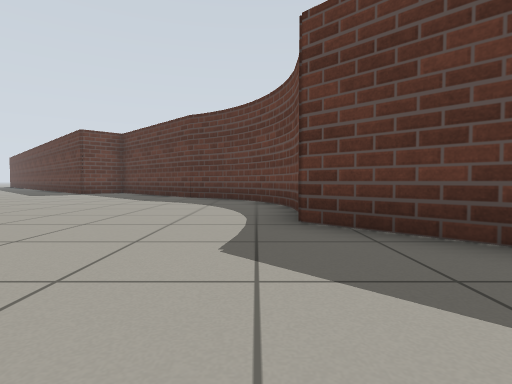
view 1 (above)

24 first-person views from a walk through a Gazebo world. The camera is 0.5 m above the floor, tilts 2° down and sees 80° across. The lines on the ground mark 1 m squares. The floor is counted in squares, 1 m on a side. Each view is taken from the middle of a square. On the plan, view 1 faces up. The plan holds only what a view shows up to about 9 squares ahead; the rest is blank.

view 2
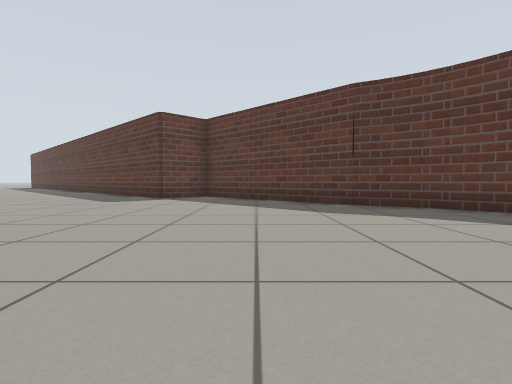

view 3
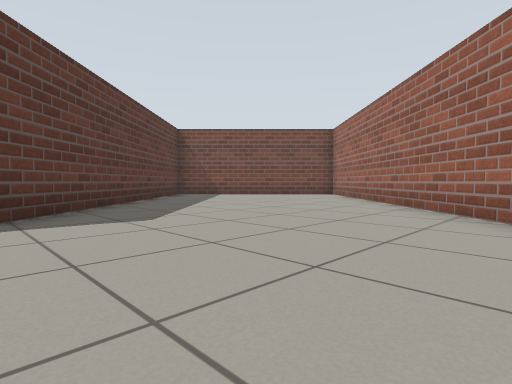

view 4
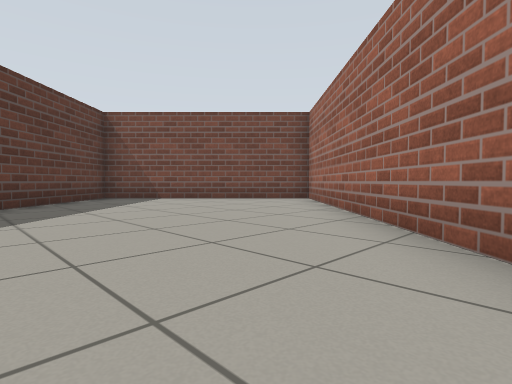

view 5
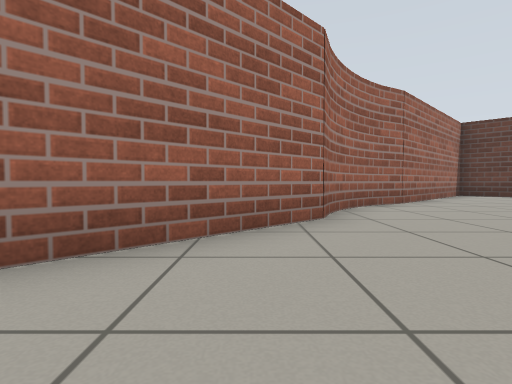

view 6
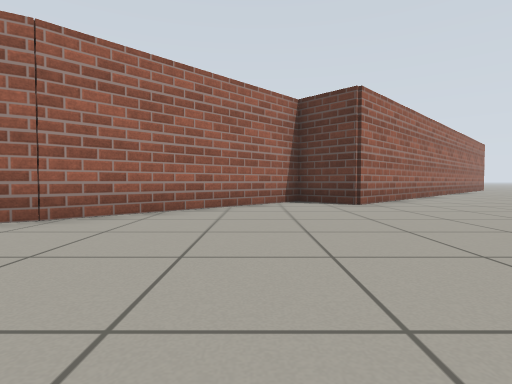

view 7
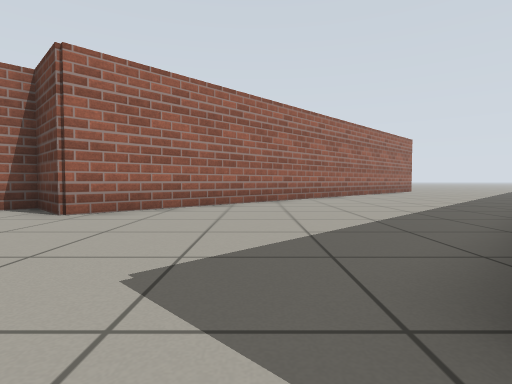

view 8
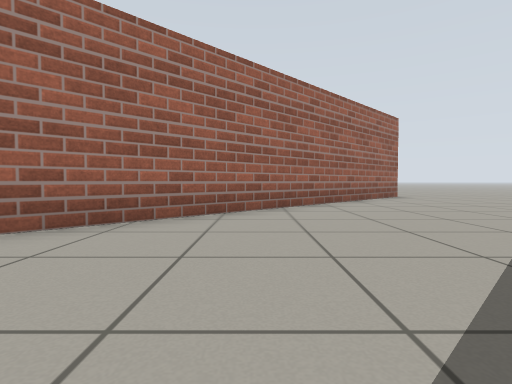

view 9
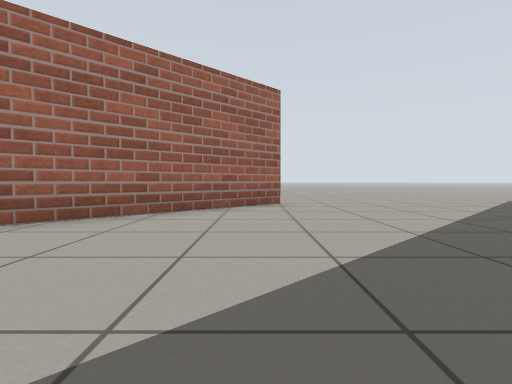

view 10
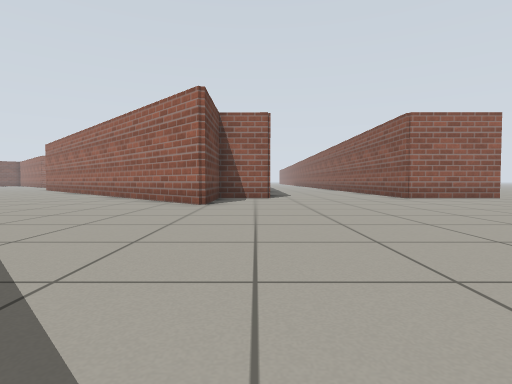

view 11
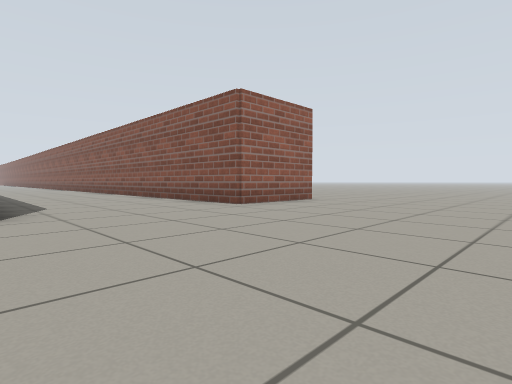

view 12
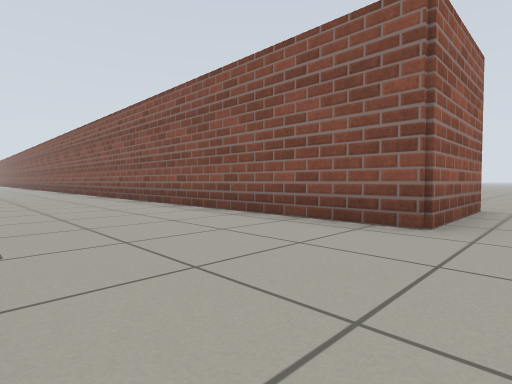

view 13
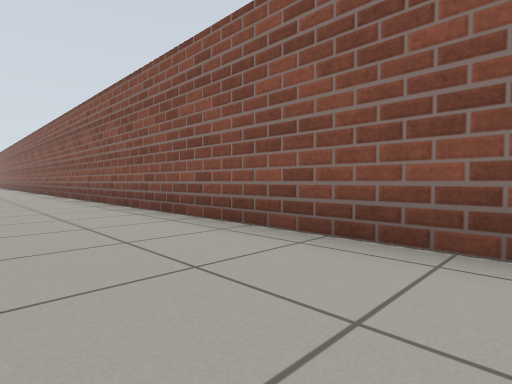

view 14
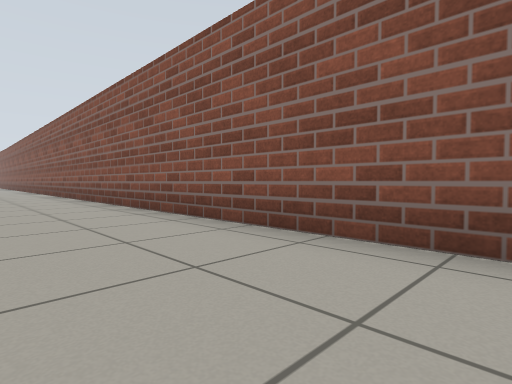

view 15
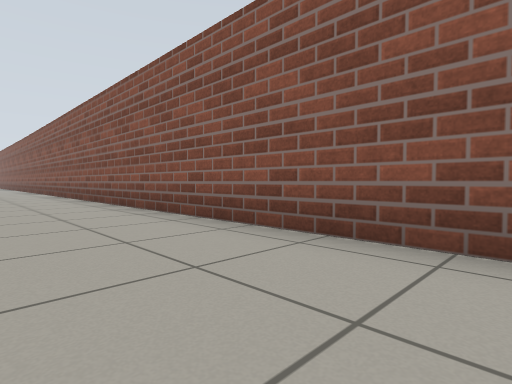

view 16
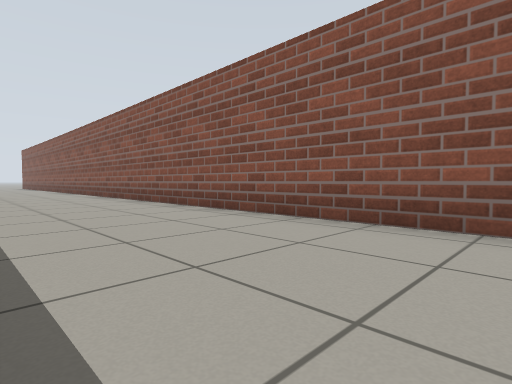

view 17
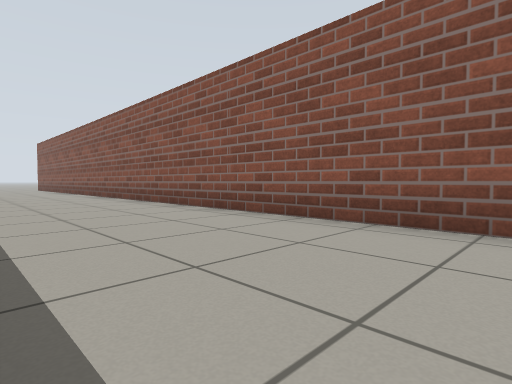

view 18
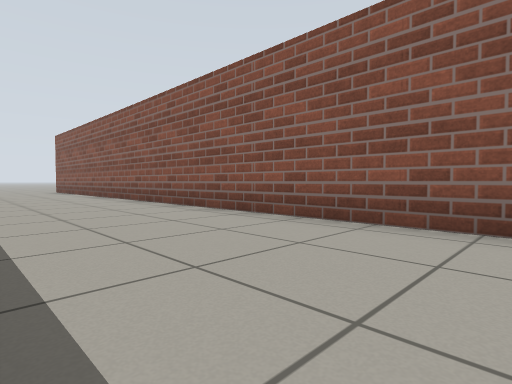

view 19
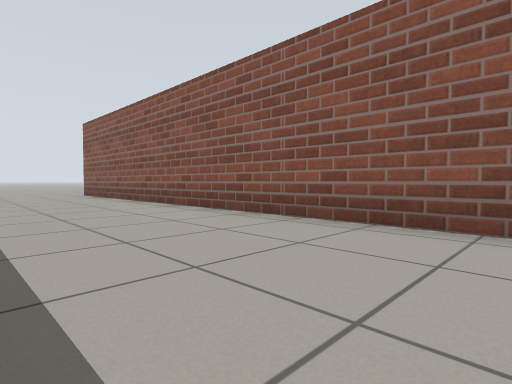

view 20
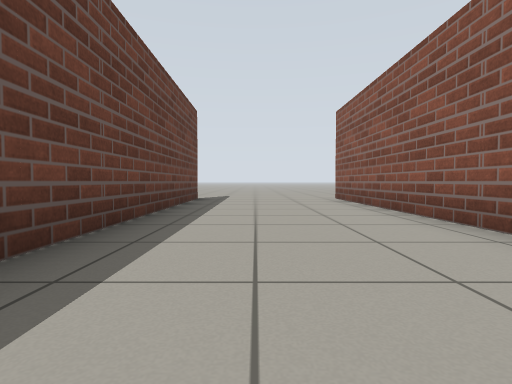

view 21
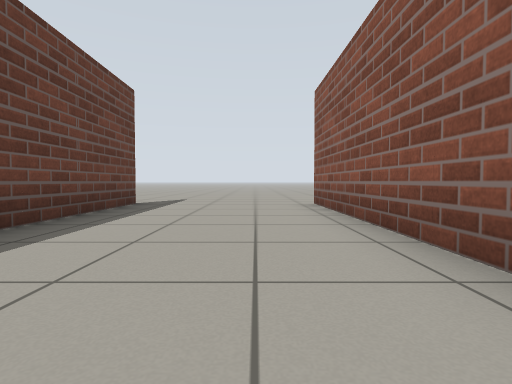

view 22
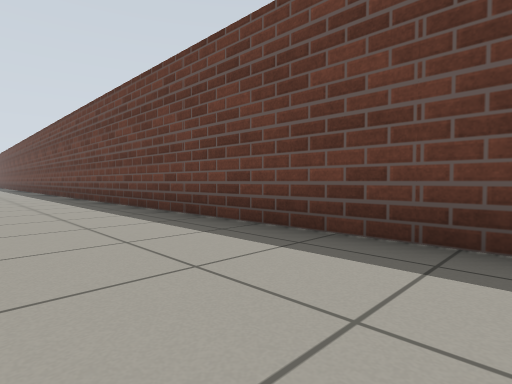

view 23
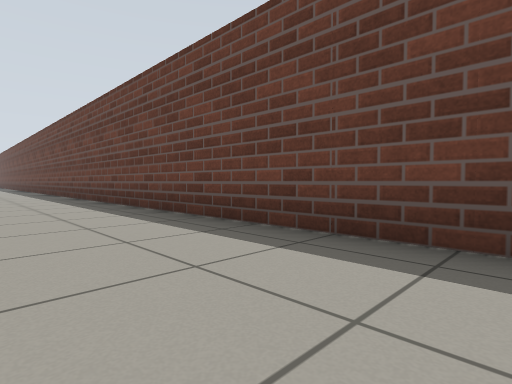

view 24
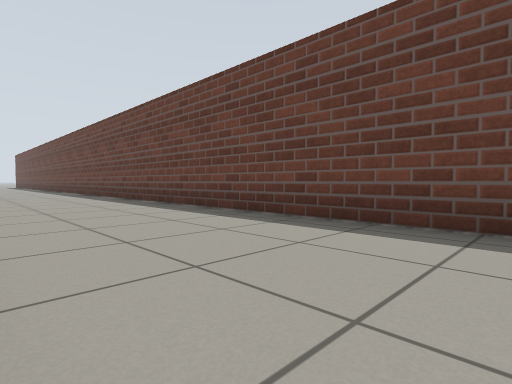

### Floor plan
Points are (right, up) in squares from view 1. A wall is a line through its corners. A room is listed if a view was taken in it or the views show most of it. See-through windows are left out.
Room 1 (views 1, 2, 3, 4, 5, 6, 7, 8, 9, 10, 11, 12, 13, 14, 15, 16, 17, 18, 19, 20, 21, 22, 23, 24)
walls: (-22.4, 16.1) (-20.9, 16.1) (-20.9, 18.7) (-10.4, 8.2) (-11.5, 7) (-7.8, 3.2); (-29.2, 16.1) (-26.4, 16.1) (-26.5, -30.9); (-7.9, 3.4) (-7.4, 2.5); (-7.5, 2.7) (-6.9, 2); (-7, 2.1) (-6.3, 1.5); (-6.4, 1.6) (-5.6, 1); (-5.7, 1.1) (-5.1, 0.9) (2.2, -6.4) (6.4, -2.2) (0.5, 3.7); (-6.5, 12.1) (-6.8, 11.8) (-7.1, 12.1); (-1.5, 9) (-2, 9.3) (-4.8, 12.1); (-0.8, 8.6) (-1.6, 9.2); (-0.6, 8.3) (-1, 8.7); (0.1, 7.4) (-0.6, 8.4); (0.6, 6.4) (0.1, 7.5); (0.7, 4.9) (0.7, 5.6); (0.7, 5.5) (0.5, 6.4); (-22.3, -30.9) (-22.6, -4.8)
ways out: opening at (-30, 16); opening at (-26, -31.5); opening at (-22, -31.5)

Positions as (right, up) in squares from view 1, and headings:
1: (0, 0), facing up
2: (-4, 3), facing up
3: (-4, 4), facing down-right
4: (-3, 1), facing down-right
5: (-1, 0), facing left
6: (-4, 6), facing left
7: (-6, 11), facing left
8: (-11, 14), facing left
9: (-14, 18), facing left
10: (-22, 25), facing down
11: (-22, 21), facing down-left
12: (-23, 17), facing down-left
13: (-24, 10), facing down-left
14: (-24, 6), facing down-left
15: (-24, -1), facing down-left
16: (-23, -6), facing down-left
17: (-23, -11), facing down-left
18: (-23, -15), facing down-left
19: (-23, -19), facing down-left
20: (-24, -22), facing down
21: (-25, -24), facing down
22: (-25, -26), facing up-right
23: (-25, -20), facing up-right
24: (-26, -14), facing up-right
